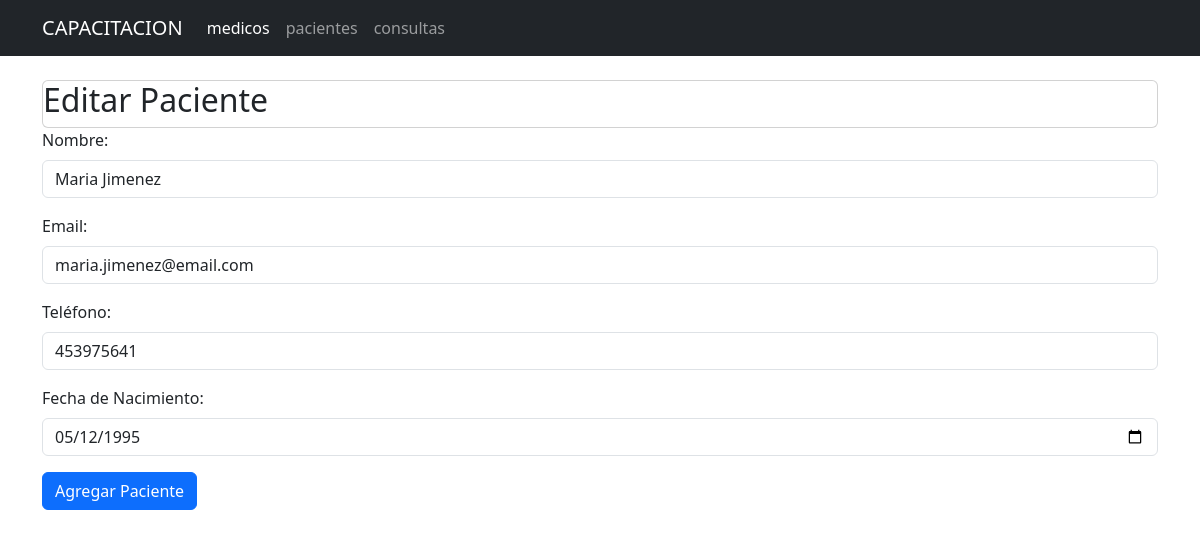
/paciente/editar/1, run on the app's committed database.
### tables this page shows
CREATE TABLE pacientes (
        id_paciente INTEGER PRIMARY KEY AUTOINCREMENT,
        nombre TEXT NOT NULL,
        email TEXT NOT NULL,
        telefono INTEGER NOT NULL,
        fecha_nacimiento TEXT
    );

### app.py (the view, shortened to what this page needs)
@app.route("/paciente/editar/<int:id_paciente>", methods=["GET", "POST"])
def editar_paciente(id_paciente):
    conn = get_db_connection()
    paciente = conn.execute("SELECT * FROM pacientes WHERE id_paciente = ?", (id_paciente,)).fetchone()
    return render_template("formulario_pacientes.html", paciente=paciente)

### app.py (called while the page is built)
def get_db_connection():
    conn = sqlite3.connect('sistema_medico.db')
    conn.row_factory = sqlite3.Row
    return conn

### templates/formulario_pacientes.html
{% extends "base.html" %}
{% block content %}
<div class="card">
    <div>
        <h2>
            {% if paciente %}
            Editar Paciente
            {% else %}
            Nuevo Paciente
            {% endif %}
        </h2>
    </div>
</div class="card-body">
    <form method="POST" action="">
        <div class="mb-3">
            <label for="nombre" class="form-label">Nombre:</label>
            <input type="text" class="form-control" name="nombre"
            value="{{ paciente.nombre if paciente else '' }}" required>
        </div>
        <div class="mb-3">
            <label for="email" class="form-label">Email:</label>
            <input type="email" class="form-control" id="email" name="email"
            value="{{ paciente.email if paciente else '' }}" required>
        </div>
        <div class="mb-3">
            <label for="telefono" class="form-label">Teléfono:</label>
            <input type="tel" class="form-control" id="telefono" name="telefono"
            value="{{ paciente.telefono if paciente else '' }}" required>
        </div>
        <div class="mb-3">
            <label for="fecha_nacimiento" class="form-label">Fecha de Nacimiento:</label>
            <input type="date" class="form-control" id="fecha_nacimiento" name="fecha_nacimiento"
            value="{{ paciente.fecha_nacimiento if paciente else '' }}" required>
        </div>
        <button type="submit" class="btn btn-primary">Agregar Paciente</button>
    </form>
{% endblock %}

### data on the page
pacientes: nombre "Maria Jimenez", email "maria.jimenez@email.com", telefono "453975641", fecha_nacimiento "05/12/1995"
